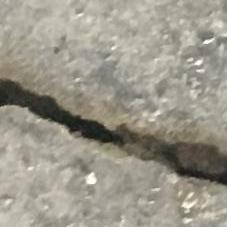
#> input picture concrete-crack-images-for-classification/Positive/01516.jpg, 227 x 227 px, found by its file name
$ jupyter execute --allow-errors Adapted_Code_Kaggle.ipynb
#> lines starting #> are read from the running program, lines starting #| are printed output that depends on the picture; after the words box and inside, x2 and y2 are one past the last pixel; in counts of white or black regions, pixels touching at a corner belong together
[cell 1]
# Download Kaggle dataset to local workspace
import kagglehub
import os
import shutil

workspace_dir = '/Users/anton/Desktop/henrys lectures fyp'

# Download the dataset
print("Downloading dataset...")
#> (the rest of this cell did not finish here and is left out)

[cell 2]
# Import all required libraries
import numpy as np # linear algebra
import pandas as pd # data processing, CSV file I/O (e.g. pd.read_csv)
import cv2
import matplotlib.pyplot as plt
import os
import time
from sklearn.metrics import classification_report, confusion_matrix, accuracy_score
import seaborn as sns
import random

print("All libraries imported successfully!")

[cell 3]
# SECTION 1: DETECTION FUNCTIONS (IMAGE PROCESSING + FUZZY)
# [64 lines left out: functions hybrid_gaussian_threshold, fuzzy_membership, fuzzy_inference_system, predict_image_status, not called in this run]

# SECTION 2: DATASET LOOP & TIME EVALUATION
y_true = []
y_pred = []

MAX_IMAGES_PER_CLASS = 900
total_images_processed = 0

print("Starting to process dataset...")
#> (the rest of this cell did not finish here and is left out)

[cell 4]
# SECTION 4: VISUALIZATION FUNCTIONS AND PIPELINE ANALYSIS
def hybrid_gaussian_threshold_viz(img):
    img_blur = cv2.GaussianBlur(img, (11, 11), 0)

    thresh = cv2.adaptiveThreshold(
        img_blur, 255,
        cv2.ADAPTIVE_THRESH_GAUSSIAN_C,
        cv2.THRESH_BINARY_INV,
        151, 30
    )

    kernel_open = np.ones((5,5), np.uint8)
    opening = cv2.morphologyEx(thresh, cv2.MORPH_OPEN, kernel_open, iterations=1)
    kernel_close = np.ones((7,7), np.uint8)
    closing = cv2.morphologyEx(opening, cv2.MORPH_CLOSE, kernel_close, iterations=2)

    return closing

def get_fuzzy_score(elongation):
    center_low = 1.5; sigma_low = 0.8
    if elongation <= center_low: mu_low = 1.0
    else: mu_low = np.exp(-((elongation - center_low)**2) / (2*sigma_low**2))

    center_high = 4.0; sigma_high = 1.0
    if elongation >= center_high: mu_high = 1.0
    else: mu_high = np.exp(-((elongation - center_high)**2) / (2*sigma_high**2))

    score = ((mu_low * 0.0) + (mu_high * 1.0)) / (mu_low + mu_high + 1e-9)
    return score

# MAIN VISUALIZATION FUNCTION
def visualize_pipeline(image_path):

    original = cv2.imread(image_path)
    if original is None: return
    gray = cv2.cvtColor(original, cv2.COLOR_BGR2GRAY)

    binary_map = hybrid_gaussian_threshold_viz(gray)

    contours, _ = cv2.findContours(binary_map, cv2.RETR_EXTERNAL, cv2.CHAIN_APPROX_SIMPLE)

    final_result = original.copy()

    max_risk = 0
    worst_rect = None

    for cnt in contours:
        area = cv2.contourArea(cnt)
        if area < 50: continue

        rect = cv2.minAreaRect(cnt)
        (w, h) = rect[1]
        width = min(w, h) if min(w, h) > 0 else 1
        length = max(w, h)
        elongation = length / width

        risk = get_fuzzy_score(elongation)

        if risk > max_risk:
            max_risk = risk
            worst_rect = rect

        box = np.int32(cv2.boxPoints(rect))
        cv2.drawContours(final_result, [box], 0, (0, 255, 255), 1)

    if max_risk >= 0.6:
        status = "SEVERE / POSITIVE"
        color = (255, 0, 0)
        text_color = (0, 0, 255)
    elif max_risk >= 0.3:
        status = "MODERATE / WARNING"
        color = (255, 165, 0)
        text_color = (0, 165, 255)
    else:
        status = "SAFE / NEGATIVE"
        color = (0, 255, 0)
        text_color = (0, 255, 0)

    if worst_rect is not None:
        box = np.int32(cv2.boxPoints(worst_rect))
        cv2.drawContours(final_result, [box], 0, text_color, 4)

        x, y = int(worst_rect[0][0]), int(worst_rect[0][1])
        cv2.putText(final_result, f"{max_risk:.2f}", (x, y-10),
                    cv2.FONT_HERSHEY_SIMPLEX, 0.6, text_color, 2)

    fig, ax = plt.subplots(1, 3, figsize=(20, 6))

    ax[0].imshow(cv2.cvtColor(original, cv2.COLOR_BGR2RGB))
    ax[0].set_title("1. Original Image")
    ax[0].axis('off')

    ax[1].imshow(binary_map, cmap='gray')
    ax[1].set_title("2. Adaptive Gaussian + Morphology")
    ax[1].axis('off')

    ax[2].imshow(cv2.cvtColor(final_result, cv2.COLOR_BGR2RGB))
    ax[2].set_title(f"3. Fuzzy Decision: {status}\nMax Risk Score: {max_risk:.2f}")
    ax[2].axis('off')

    plt.tight_layout()
    plt.show()

# VISUALIZATION ON SAMPLE IMAGES
workspace_dir = '/Users/anton/Desktop/henrys lectures fyp'
dataset_dir = os.path.join(workspace_dir, 'concrete-crack-images-for-classification')

print("Displaying example image analysis...")

pos_path = os.path.join(dataset_dir, 'Positive')
if os.path.exists(pos_path):
    files = [f for f in os.listdir(pos_path) if f.endswith('.jpg')]
    if files:
        sample_img = os.path.join(pos_path, random.choice(files))
        print(f"Example POSITIVE image: {sample_img}")
        visualize_pipeline(sample_img)
#> in visualize_pipeline, original is the input picture: shape (227, 227, 3); mean B, G, R 138.7, 151.5, 155.2
#> in visualize_pipeline, `gray = cv2.cvtColor(original, cv2.COLOR_BGR2GRAY)`:
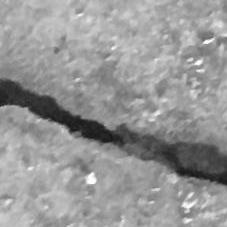
#> gray: shape (227, 227); min 21, max 254, mean 151.1
#> in hybrid_gaussian_threshold_viz, `thresh = cv2.adaptiveThreshold( img_blur, 255, cv2.ADAPTIVE_THRESH_GAU..`:
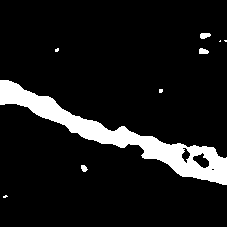
#> thresh: shape (227, 227); 9.7% white; 9 white regions (5 under 20 px), largest, box (x1, y1, x2, y2) and area: (0, 80, 227, 185) 4805, (200, 33, 211, 39) 52, (199, 48, 209, 54) 48, (81, 165, 88, 172) 35
#> in hybrid_gaussian_threshold_viz, `opening = cv2.morphologyEx(thresh, cv2.MORPH_OPEN, kernel_open, iterat..`: opening: shape (227, 227); 9.3% white; 3 white regions, box (x1, y1, x2, y2) and area: (0, 80, 227, 185) 4752, (199, 49, 206, 54) 35, (201, 33, 207, 38) 30
#> in hybrid_gaussian_threshold_viz, `closing = cv2.morphologyEx(opening, cv2.MORPH_CLOSE, kernel_close, ite..`:
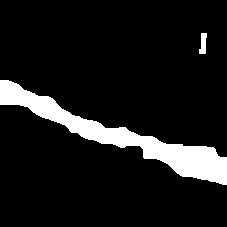
#> closing: shape (227, 227); 10% white; 2 white regions
#> in visualize_pipeline, `contours, _ = cv2.findContours(binary_map, cv2.RETR_EXTERNAL, cv2.CHAI..`: contours = 2 contours; box (x1, y1, x2, y2) and area: (0, 80, 227, 185) 4792, (199, 33, 207, 54) 93
#> the loop in visualize_pipeline, `for cnt in contours:` made 2 passes
#> (area, w, h, width, length, elongation, center_low in get_fuzzy_score, sigma_low in get_fuzzy_score) on pass 1: (4792, 37.2, 247.1, 37.2, 247.1, 6.64, 1.5, 0.8)
#> (area, rect, w, h, width, length, elongation, center_low in get_fuzzy_score) on pass 2: (93, ((202.5, 43), (20.4, 6.24), -86.42), 20.4, 6.24, 6.24, 20.4, 3.27, 1.5)
#> after the loop in visualize_pipeline, `for cnt in contours:`:
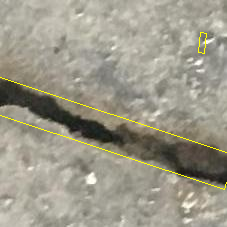
#> final_result: shape (227, 227, 3); 0.99% of pixels changed, all inside (x1, y1, x2, y2) = (0, 32, 227, 190)
#> after the loop in visualize_pipeline, `for cnt in contours:`: max_risk = 1
#> in visualize_pipeline, `box = np.int32(cv2.boxPoints(worst_rect))`: box = [[224, 189], [-10, 112], [0, 77], [235, 154]]
#> in visualize_pipeline, `x, y = int(worst_rect[0][0]), int(worst_rect[0][1])`: x = 112; y = 133
#> in visualize_pipeline, `cv2.putText(final_result, f"{max_risk:.2f}", (x, y-10), cv2.FONT_HERSH..`:
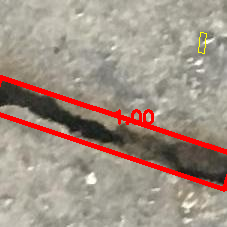
#> final_result: shape (227, 227, 3); mean B, G, R 132.5, 144.7, 161
#> in visualize_pipeline, `plt.show()`:
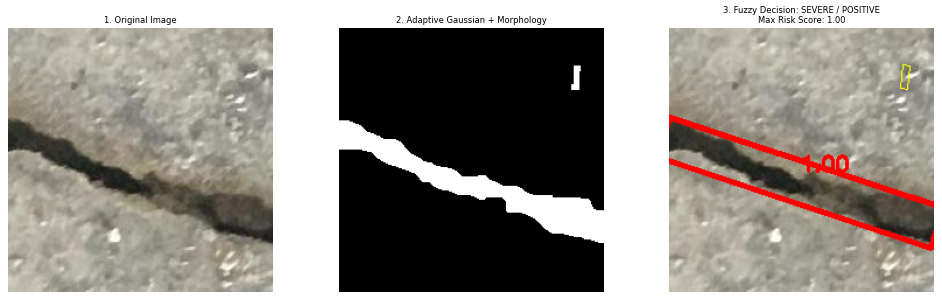
#> figure drawn by matplotlib, 3 panels
    else:
        print("No image files found in Positive folder")
else:
    print(f"Positive folder not found at: {pos_path}")

neg_path = os.path.join(dataset_dir, 'Negative')
if os.path.exists(neg_path):
    files = [f for f in os.listdir(neg_path) if f.endswith('.jpg')]
    if files:
        sample_img = os.path.join(neg_path, random.choice(files))
        print(f"Example NEGATIVE image: {sample_img}")
        visualize_pipeline(sample_img)
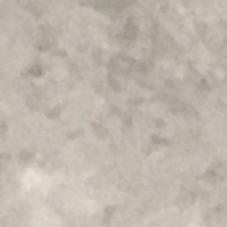
#> input picture concrete-crack-images-for-classification/Negative/00195.jpg, 227 x 227 px, found by its file name
#> in visualize_pipeline, original is the input picture: shape (227, 227, 3); mean B, G, R 172.1, 182.1, 191.3
#> in hybrid_gaussian_threshold_viz (call 2), `thresh = cv2.adaptiveThreshold( img_blur, 255, cv2.ADAPTIVE_THRESH_GAU..`:
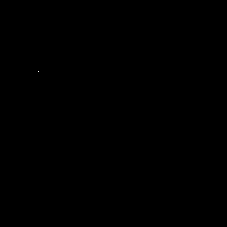
#> thresh: shape (227, 227); 0% white in thin lines or dots, all inside (x1, y1, x2, y2) = (38, 71, 39, 72)
#> in hybrid_gaussian_threshold_viz (call 2), `opening = cv2.morphologyEx(thresh, cv2.MORPH_OPEN, kernel_open, iterat..`: opening: shape (227, 227); every value is 0
#> in visualize_pipeline (call 2), `contours, _ = cv2.findContours(binary_map, cv2.RETR_EXTERNAL, cv2.CHAI..`: contours = []
#> after the loop in visualize_pipeline (call 2), `for cnt in contours:`: max_risk = 0
#> in visualize_pipeline (call 2), `plt.show()`:
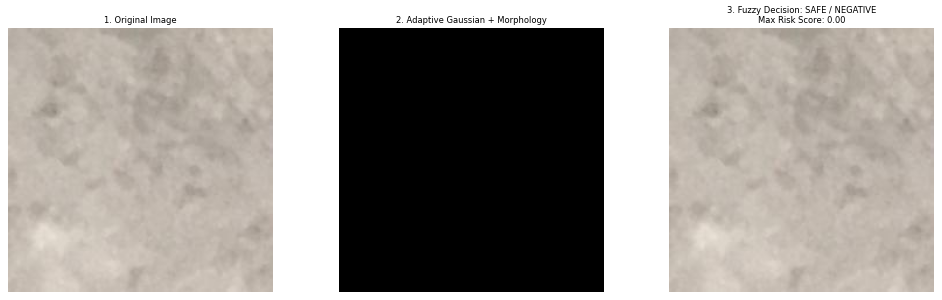
#> figure drawn by matplotlib, 3 panels
else:
    print(f"Negative folder not found at: {neg_path}")

[cell 5]
# SECTION 5: METHOD FLOWCHART VISUALIZATION
import matplotlib.pyplot as plt
import matplotlib.patches as mpatches
from matplotlib.patches import FancyBboxPatch, FancyArrowPatch
import numpy as np

fig, ax = plt.subplots(1, 1, figsize=(12, 10))
ax.set_xlim(0, 10)
ax.set_ylim(0, 12)
ax.axis('off')

# Define colors for flowchart elements
color_start = '#D3D3D3'
color_input = '#FFFFFF'
color_preproc = '#E1F5FE'
color_feature = '#E8F5E9'
color_fuzzy = '#FFF9C4'
color_decision = '#FFEBEE'
color_result = '#FFCDD2'

# Helper function to draw flowchart boxes
def draw_box(ax, x, y, width, height, text, color, shape='rect'):
    if shape == 'ellipse':
        box = mpatches.Ellipse((x, y), width, height,
                               facecolor=color, edgecolor='black', linewidth=2)
    elif shape == 'diamond':
        points = np.array([[x, y+height/2], [x+width/2, y],
                          [x, y-height/2], [x-width/2, y]])
        box = mpatches.Polygon(points, facecolor=color, edgecolor='black', linewidth=2)
    else:  # rect
        box = FancyBboxPatch((x-width/2, y-height/2), width, height,
                            boxstyle="round,pad=0.1",
                            facecolor=color, edgecolor='black', linewidth=2)
    ax.add_patch(box)

    # Add text to the box
    if '\n' in text:
        ax.text(x, y, text, ha='center', va='center', fontsize=10, weight='bold', wrap=True)
    else:
        ax.text(x, y, text, ha='center', va='center', fontsize=10, weight='bold')

# Helper function to draw arrows between boxes
def draw_arrow(ax, x1, y1, x2, y2, label=''):
    arrow = FancyArrowPatch((x1, y1), (x2, y2),
                           arrowstyle='->', mutation_scale=20,
                           linewidth=2, color='black')
    ax.add_patch(arrow)
    if label:
        mid_x, mid_y = (x1 + x2) / 2, (y1 + y2) / 2
        ax.text(mid_x + 0.3, mid_y, label, fontsize=9, style='italic', color='darkred')

# Draw flowchart elements
y_pos = 11
draw_box(ax, 5, y_pos, 1.5, 0.8, 'Start', color_start, 'ellipse')

y_pos -= 1.2
draw_arrow(ax, 5, 11-0.4, 5, y_pos+0.4)
draw_box(ax, 5, y_pos, 2.5, 0.8, 'Input Concrete Image\n(Grayscale)', color_input, 'rect')

y_pos -= 1.2
draw_arrow(ax, 5, y_pos+1.2-0.4, 5, y_pos+0.4)
draw_box(ax, 5, y_pos, 3.5, 0.9, 'Pre-processing & Segmentation\n(Gaussian Blur, Adaptive Thresh,\nMorphology)', color_preproc, 'rect')

y_pos -= 1.3
draw_arrow(ax, 5, y_pos+1.3-0.45, 5, y_pos+0.45)
draw_box(ax, 5, y_pos, 3.5, 0.9, 'Geometric Feature Extraction\n(Contour Detection &\nElongation Calculation)', color_feature, 'rect')

y_pos -= 1.3
draw_arrow(ax, 5, y_pos+1.3-0.45, 5, y_pos+0.5)
draw_box(ax, 5, y_pos, 3, 1, 'Fuzzy Inference System\n(Risk Score Calculation)', color_fuzzy, 'rect')

y_pos -= 1.3
draw_arrow(ax, 5, y_pos+1.3-0.5, 5, y_pos+0.5)
draw_box(ax, 5, y_pos, 2.5, 1, 'Risk Score\n>= 0.6?', color_decision, 'diamond')

# Decision branches
y_pos_result = y_pos - 1.3

# Yes branch
draw_arrow(ax, 5+1.25, y_pos-0.5, 3, y_pos_result+0.4, 'Yes')
draw_box(ax, 2, y_pos_result, 1.8, 0.8, 'POSITIVE\n(Cracked)', color_result, 'rect')

# No branch
draw_arrow(ax, 5-1.25, y_pos-0.5, 7, y_pos_result+0.4, 'No')
draw_box(ax, 8, y_pos_result, 1.8, 0.8, 'NEGATIVE\n(Safe)', color_result, 'rect')

# End
y_pos_end = y_pos_result - 1.2
draw_arrow(ax, 2, y_pos_result-0.4, 5, y_pos_end+0.4)
draw_arrow(ax, 8, y_pos_result-0.4, 5, y_pos_end+0.4)
draw_box(ax, 5, y_pos_end, 1.5, 0.8, 'End', color_start, 'ellipse')

# Title
plt.title('Hybrid Fuzzy Method Flowchart\nConcrete Crack Classification',
         fontsize=14, weight='bold', pad=20)

# Legend
legend_elements = [
    mpatches.Patch(facecolor=color_start, edgecolor='black', label='Terminal (Start/End)'),
    mpatches.Patch(facecolor=color_input, edgecolor='black', label='Input/Output'),
    mpatches.Patch(facecolor=color_preproc, edgecolor='black', label='Pre-processing'),
    mpatches.Patch(facecolor=color_feature, edgecolor='black', label='Feature Extraction'),
    mpatches.Patch(facecolor=color_fuzzy, edgecolor='black', label='Fuzzy Logic'),
    mpatches.Patch(facecolor=color_decision, edgecolor='black', label='Decision'),
    mpatches.Patch(facecolor=color_result, edgecolor='black', label='Result')
]
ax.legend(handles=legend_elements, loc='upper right', fontsize=9)

plt.tight_layout()
plt.show()
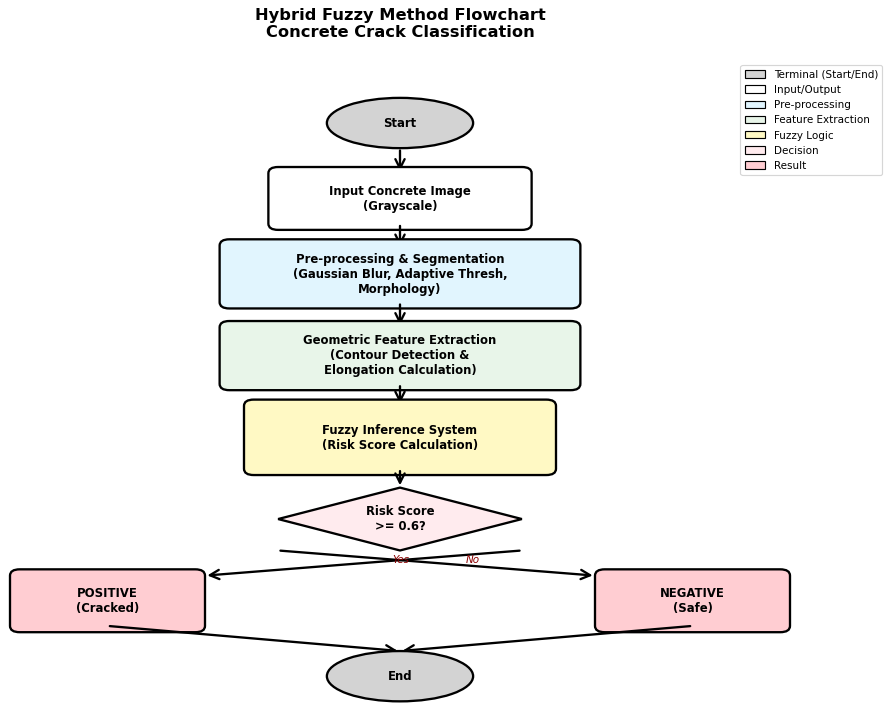
#> figure drawn by matplotlib, 1 panel

print("Hybrid fuzzy method flowchart successfully displayed!")
print("\nProcess Flow:")
print("1. Input concrete image in grayscale format")
print("2. Pre-processing using Gaussian Blur, Adaptive Thresholding, and Morphological Operations")
print("3. Contour detection and elongation feature calculation")
print("4. Fuzzy logic inference to calculate risk score")
print("5. Decision making: If score >= 0.6 → POSITIVE (Cracked), If < 0.6 → NEGATIVE (Safe)")
